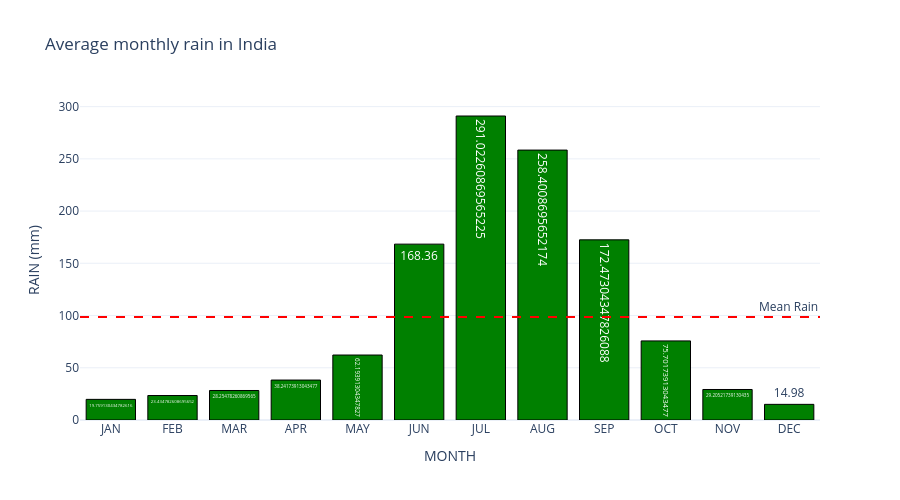

The code cell stored with this chart in its notebook:
### Code cell
#finding months with highest and lowest rainfall on average
months = ['JAN', 'FEB', 'MAR', 'APR', 'MAY', 'JUN', 'JUL', 'AUG', 'SEP', 'OCT', 'NOV', 'DEC']
months_avg = rainfall_data[months].mean()

highest_rain_month = months_avg.idxmax()
lowest_rain_month = months_avg.idxmin()

months_fig = px.bar(
    x = months_avg.index,
    y = months_avg.values,
    labels = {
        'x' : 'MONTH', 'y': 'RAIN (mm)'
    },
    title = 'Average monthly rain in India',
    text = months_avg.values
)

months_fig.add_hline(
    y = months_avg.mean(),
    line_dash = 'dash',
    line_color = 'red',
    annotation_text= 'Mean Rain',
    annotation_position = 'top right'
)

months_fig.update_traces(marker_color='green', marker_line_color = 'black', marker_line_width = 1)
months_fig.update_layout(template = 'plotly_white', height = 500)
months_fig.show()

### Figure 1 — Plotly figure (JSON) as saved in the notebook; plotly's stock layout.template omitted (floating-point values rounded to 4 significant figures)
{"data": [{"hovertemplate": "MONTH=%{x}<br>RAIN (mm)=%{y}<br>text=%{text}<extra></extra>", "legendgroup": "", "marker": {"color": "green", "line": {"color": "black", "width": 1}, "pattern": {"shape": ""}}, "name": "", "orientation": "v", "showlegend": false, "text": [19.76, 23.43, 28.25, 38.24, 62.19, 168.4, 291.0, 258.4, 172.5, 75.7, 29.21, 14.98], "textposition": "auto", "type": "bar", "x": ["JAN", "FEB", "MAR", "APR", "MAY", "JUN", "JUL", "AUG", "SEP", "OCT", "NOV", "DEC"], "xaxis": "x", "y": [19.76, 23.43, 28.25, 38.24, 62.19, 168.4, 291.0, 258.4, 172.5, 75.7, 29.21, 14.98], "yaxis": "y"}], "layout": {"annotations": [{"showarrow": false, "text": "Mean Rain", "x": 1, "xanchor": "right", "xref": "x domain", "y": 98.5, "yanchor": "bottom", "yref": "y"}], "barmode": "relative", "height": 500, "legend": {"tracegroupgap": 0}, "shapes": [{"line": {"color": "red", "dash": "dash"}, "type": "line", "x0": 0, "x1": 1, "xref": "x domain", "y0": 98.5, "y1": 98.5, "yref": "y"}], "title": {"text": "Average monthly rain in India"}, "xaxis": {"anchor": "y", "domain": [0, 1], "title": {"text": "MONTH"}}, "yaxis": {"anchor": "x", "domain": [0, 1], "title": {"text": "RAIN (mm)"}}}}
